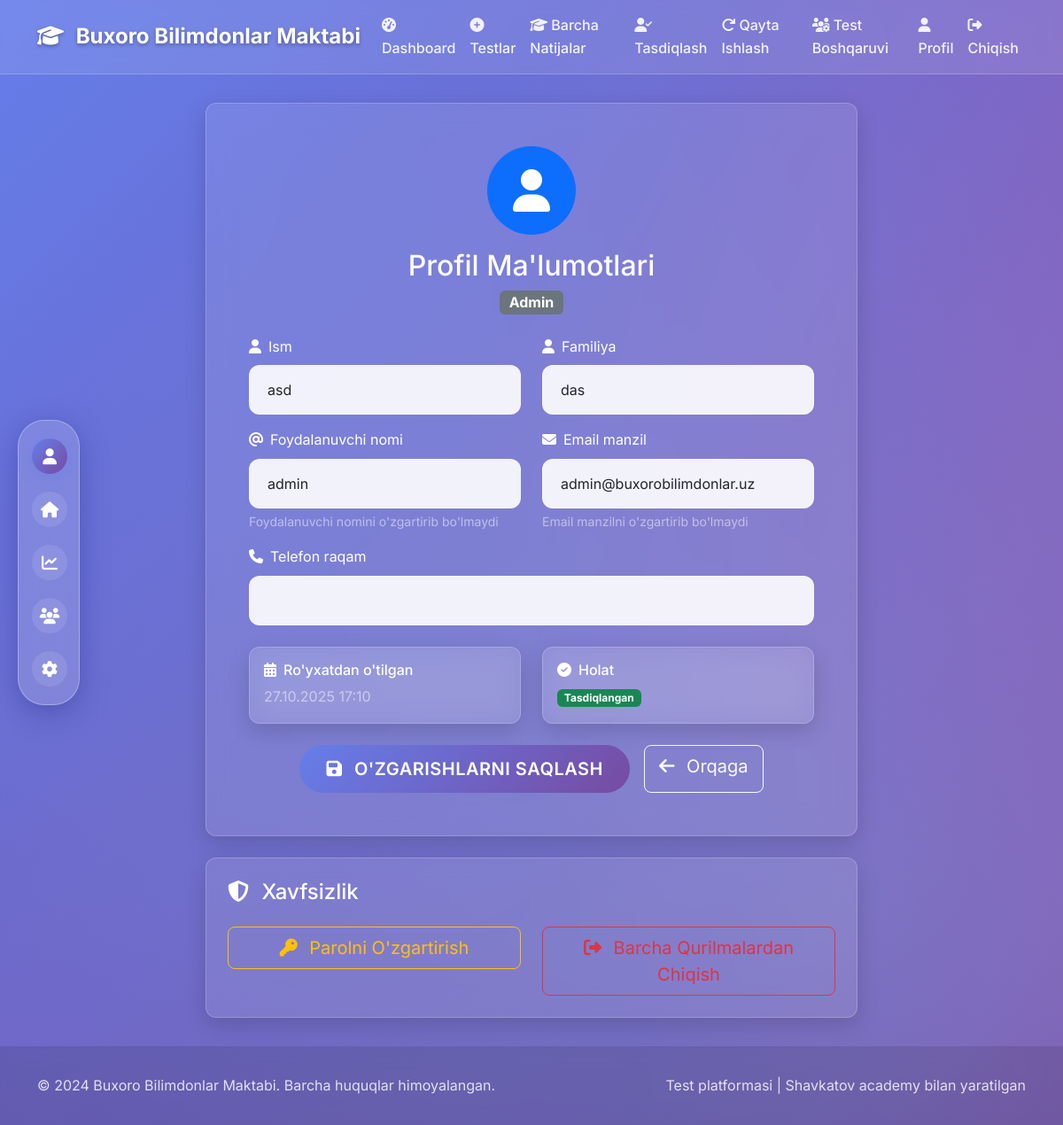
The page /accounts/profile/ (signed in) on the database its author committed.
### accounts/models.py (models this page shows, shortened)
class User(AbstractUser):
    USER_ROLES = (
        ('student', 'Student'),
        ('teacher', 'Teacher'),
        ('admin', 'Admin'),
    )
    role = models.CharField(max_length=10, choices=USER_ROLES, default='student')
    student_id = models.CharField(max_length=20, unique=True, null=True, blank=True)
    is_verified = models.BooleanField(default=False)
    school_email_verified = models.BooleanField(default=False)
    phone_number = models.CharField(max_length=15, blank=True, null=True)
    class_name = models.CharField(max_length=10, blank=True, null=True)  # For students
    grade = models.IntegerField(null=True, blank=True)  # For students
    subject = models.CharField(max_length=50, blank=True, null=True)  # For teachers
    created_at = models.DateTimeField(auto_now_add=True)
    updated_at = models.DateTimeField(auto_now=True)
    email = models.EmailField(unique=True)
    first_name = models.CharField(max_length=30)
    last_name = models.CharField(max_length=30)
    date_joined = models.DateTimeField(auto_now_add=True)
    is_active = models.BooleanField(default=True)
    USERNAME_FIELD = 'username'
    REQUIRED_FIELDS = ['email', 'first_name', 'last_name']

### accounts/views.py (the view, shortened to what this page needs)
# urls.py: path('profile/', views.profile_view, name='profile'),
@login_required
def profile_view(request):
    return render(request, 'accounts/profile.html')

### templates/accounts/profile.html (shortened to what this page needs)
{% extends 'base.html' %}
{% load static %}
{% block content %}
<div class="row justify-content-center">
    <div class="col-lg-8">
        <div class="glass-card p-5" data-aos="zoom-in">
            <div class="text-center mb-4">
                <div class="bg-primary rounded-circle d-inline-flex align-items-center justify-content-center mb-3"
                     style="width: 100px; height: 100px;">
                    <i class="fas fa-user fa-3x text-white"></i>
                </div>
                <h2 class="text-white mb-2">Profil Ma'lumotlari</h2>
                <span class="badge bg-secondary fs-6">{{ user.get_role_display }}</span>
            </div>
            <form id="profileForm">
                <div class="row">
                    <div class="col-md-6">
                        <div class="mb-3">
                            <label for="first_name" class="form-label text-white">
                                <i class="fas fa-user me-2"></i>Ism
                            </label>
                            <input type="text" class="form-control" id="first_name" name="first_name"
                                   value="{{ user.first_name }}" required>
                        </div>
                    </div>
                    <div class="col-md-6">
                        <div class="mb-3">
                            <label for="last_name" class="form-label text-white">
                                <i class="fas fa-user me-2"></i>Familiya
                            </label>
                            <input type="text" class="form-control" id="last_name" name="last_name"
                                   value="{{ user.last_name }}" required>
                        </div>
                    </div>
                </div>
                <div class="row">
                    <div class="col-md-6">
                        <div class="mb-3">
                            <label for="username" class="form-label text-white">
                                <i class="fas fa-at me-2"></i>Foydalanuvchi nomi
                            </label>
                            <input type="text" class="form-control" id="username" name="username"
                                   value="{{ user.username }}" readonly>
                            <div class="form-text text-white-50">Foydalanuvchi nomini o'zgartirib bo'lmaydi</div>
                        </div>
                    </div>
                    <div class="col-md-6">
                        <div class="mb-3">
                            <label for="email" class="form-label text-white">
                                <i class="fas fa-envelope me-2"></i>Email manzil
                            </label>
                            <input type="email" class="form-control" id="email" name="email"
                                   value="{{ user.email }}" readonly>
                            <div class="form-text text-white-50">Email manzilni o'zgartirib bo'lmaydi</div>
                        </div>
                    </div>
                </div>
                <div class="mb-4">
                    <label for="phone_number" class="form-label text-white">
                        <i class="fas fa-phone me-2"></i>Telefon raqam
                    </label>
                    <input type="tel" class="form-control" id="phone_number" name="phone_number"
                           value="{{ user.phone_number|default:'' }}">
                </div>
                <div class="row mb-4">
                    <div class="col-md-6">
                        <div class="glass-card p-3">
                            <h6 class="text-white mb-2">
                                <i class="fas fa-calendar-alt me-2"></i>Ro'yxatdan o'tilgan
                            </h6>
                            <p class="text-white-50 mb-0">{{ user.date_joined|date:"d.m.Y H:i" }}</p>
                        </div>
                    </div>
                    <div class="col-md-6">
                        <div class="glass-card p-3">
                            <h6 class="text-white mb-2">
                                <i class="fas fa-check-circle me-2"></i>Holat
                            </h6>
                            <span class="badge bg-{% if user.is_verified %}success{% else %}warning{% endif %}">
                                {% if user.is_verified %}Tasdiqlangan{% else %}Kutilmoqda{% endif %}
                            </span>
                        </div>
                    </div>
                </div>
                <div class="d-flex gap-3 justify-content-center">
                    <button type="submit" class="btn btn-primary btn-lg" id="updateBtn">
                        <i class="fas fa-save me-2"></i>
                        O'zgarishlarni Saqlash
                    </button>
                    <a href="{% url 'accounts:dashboard' %}" class="btn btn-outline-light btn-lg">
                        <i class="fas fa-arrow-left me-2"></i>
                        Orqaga
                    </a>
                </div>
            </form>
        </div>
        <div class="glass-card p-4 mt-4" data-aos="fade-up" data-aos-delay="200">
            <h4 class="text-white mb-4">
                <i class="fas fa-shield-alt me-2"></i>
                Xavfsizlik
            </h4>
            <div class="row">
                <div class="col-md-6">
                    <div class="d-grid">
                        <button type="button" class="btn btn-outline-warning btn-lg" onclick="changePassword()">
                            <i class="fas fa-key me-2"></i>
                            Parolni O'zgartirish
                        </button>
                    </div>
                </div>
                <div class="col-md-6">
                    <div class="d-grid">
                        <button type="button" class="btn btn-outline-danger btn-lg" onclick="confirmLogout()">
                            <i class="fas fa-sign-out-alt me-2"></i>
                            Barcha Qurilmalardan Chiqish
                        </button>
                    </div>
                </div>
            </div>
        </div>
    </div>
</div>
{% endblock %}

### templates/base.html (shortened to what this page needs)
{% load static %}
<!DOCTYPE html>
<html lang="uz">
<head>
    <link href="https://cdn.jsdelivr.net/npm/bootstrap@5.3.0/dist/css/bootstrap.min.css" rel="stylesheet">
    <link href="{% static 'css/style.css' %}" rel="stylesheet">
    <link rel="stylesheet" href="https://cdnjs.cloudflare.com/ajax/libs/font-awesome/6.4.0/css/all.min.css">
    <link href="https://cdnjs.cloudflare.com/ajax/libs/aos/2.3.4/aos.css" rel="stylesheet">
</head>
<body>
    <div class="animated-bg"></div>
    {% if user.is_authenticated %}
        {% include 'includes/sidebar.html' %}
    {% endif %}
    <nav class="navbar navbar-expand-lg navbar-dark">
        <div class="container">
            <a class="navbar-brand" href="{% url 'home' %}" data-aos="fade-right">
                <i class="fas fa-graduation-cap me-2"></i>
                Buxoro Bilimdonlar Maktabi
            </a>
            <div class="collapse navbar-collapse" id="navbarNav">
                <ul class="navbar-nav ms-auto">
                    {% if user.is_authenticated %}
                        <li class="nav-item">
                            <a class="nav-link" href="{% url 'accounts:dashboard' %}">
                                <i class="fas fa-tachometer-alt me-1"></i>Dashboard
                            </a>
                        </li>
                        {% if user.role == 'student' %}
                            <li class="nav-item">
                                <a class="nav-link" href="/tests/">
                                    <i class="fas fa-tasks me-1"></i>Testlar
                                </a>
                            </li>
                        {% elif user.role == 'admin' %}
                            <li class="nav-item">
                                <a class="nav-link" href="{% url 'tests:tests' %}">
                                    <i class="fas fa-plus-circle me-1"></i>Testlar
                                </a>
                            </li>
                            <li class="nav-item">
                                <a class="nav-link" href="{% url 'tests:grade_based_results' %}">
                                    <i class="fas fa-graduation-cap me-1"></i>Barcha Natijalar
                                </a>
                            </li>
                            <li class="nav-item">
                                <a class="nav-link" href="{% url 'accounts:verification_requests' %}">
                                    <i class="fas fa-user-check me-1"></i>Tasdiqlash
                                </a>
                            </li>
                            <li class="nav-item">
                                <a class="nav-link" href="{% url 'tests:retake_requests' %}">
                                    <i class="fas fa-redo me-1"></i>Qayta Ishlash
                                </a>
                            </li>
                            <li class="nav-item">
                                <a class="nav-link" href="{% url 'tests:student_test_management' %}">
                                    <i class="fas fa-users-cog me-1"></i>Test Boshqaruvi
                                </a>
                            </li>
                        {% endif %}
                        <li class="nav-item">
                            <a class="nav-link" href="{% url 'accounts:profile' %}">
                                <i class="fas fa-user me-1"></i>Profil
                            </a>
                        </li>
                        <li class="nav-item">
                            <a class="nav-link" href="{% url 'accounts:logout' %}" onclick="logout()">
                                <i class="fas fa-sign-out-alt me-1"></i>Chiqish
                            </a>
                        </li>
                    {% endif %}
                </ul>
            </div>
        </div>
    </nav>
    <div class="container-main">
        <div class="container">
            {% block content %}{% endblock %}
        </div>
    </div>
    <footer class="footer">
        <div class="container">
            <div class="row">
                <div class="col-md-6">
                    <p class="mb-0">&copy; 2024 Buxoro Bilimdonlar Maktabi. Barcha huquqlar himoyalangan.</p>
                </div>
                <div class="col-md-6 text-md-end">
                    <p class="mb-0">Test platformasi | Shavkatov academy bilan yaratilgan</p>
                </div>
            </div>
        </div>
    </footer>
</body>
</html>

### templates/includes/sidebar.html (shortened to what this page needs)
{% load static %}
<div class="glass-sidebar">
    <a href="{% url 'accounts:profile' %}"
       class="sidebar-nav-icon {% if request.resolver_match.url_name == 'profile' %}active{% endif %}"
       title="Profil"
       data-bs-toggle="tooltip"
       data-bs-placement="right">
        <i class="fas fa-user"></i>
    </a>
    <a href="{% url 'accounts:dashboard' %}"
       class="sidebar-nav-icon {% if request.resolver_match.url_name == 'dashboard' %}active{% endif %}"
       title="Dashboard"
       data-bs-toggle="tooltip"
       data-bs-placement="right">
        <i class="fas fa-home"></i>
    </a>
    {% if user.role == 'admin' or user.role == 'teacher' %}
    <a href="{% url 'analytics:dashboard' %}"
       class="sidebar-nav-icon {% if 'analytics' in request.path %}active{% endif %}"
       title="Analytics"
       data-bs-toggle="tooltip"
       data-bs-placement="right">
        <i class="fas fa-chart-line"></i>
    </a>
    {% endif %}
    {% if user.role == 'admin' %}
        <a href="{% url 'accounts:verification_requests' %}"
           class="sidebar-nav-icon {% if request.resolver_match.url_name == 'verification_requests' %}active{% endif %}"
           title="Foydalanuvchilar"
           data-bs-toggle="tooltip"
           data-bs-placement="right">
            <i class="fas fa-users"></i>
        </a>
    {% endif %}
    {% if user.role == 'admin' %}
        <a href="/admin/"
           class="sidebar-nav-icon"
           title="Admin Panel"
           data-bs-toggle="tooltip"
           data-bs-placement="right"
           target="_blank">
            <i class="fas fa-cog"></i>
        </a>
    {% endif %}
</div>

### rows shown on the page
User: role "Admin", first_name "asd", last_name "das", username "admin", email "admin@buxorobilimdonlar.uz", date_joined "27.10.2025 17:10"
